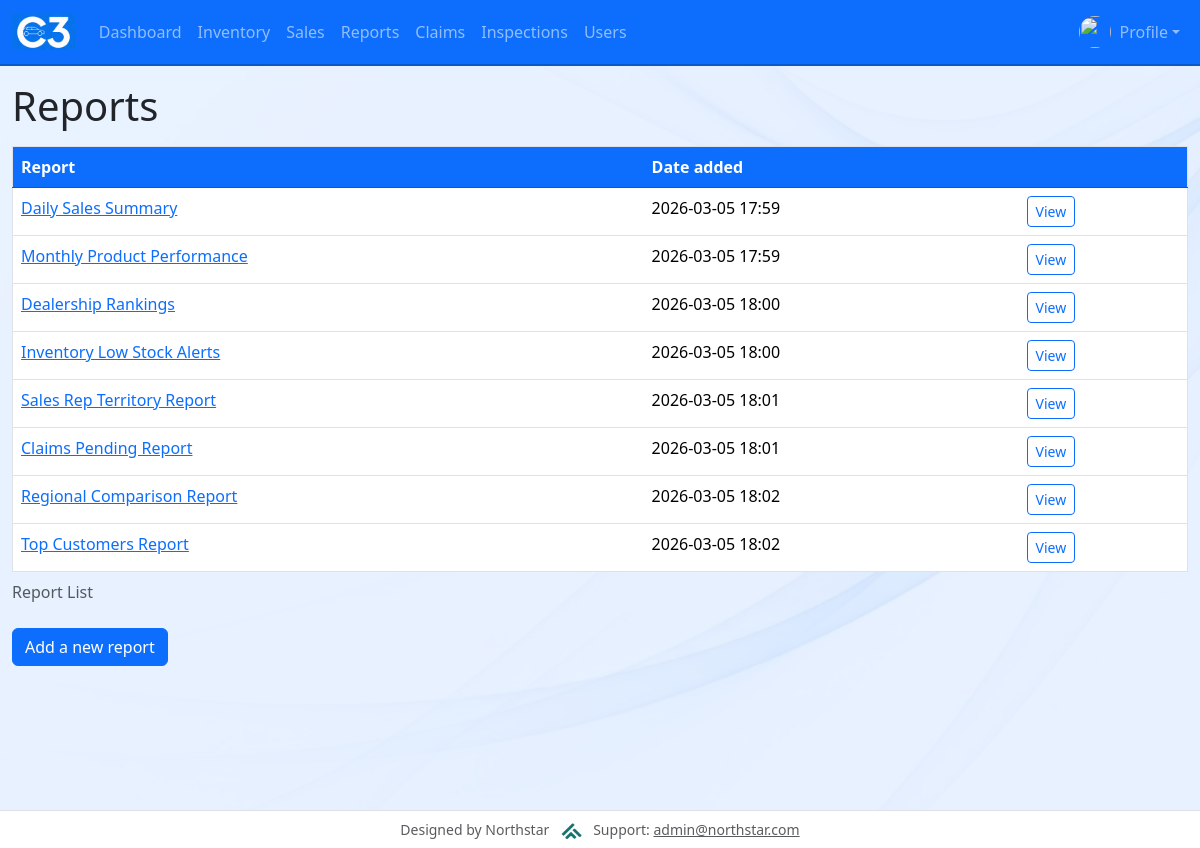
Screenshot of /home/reports/ (signed in) with the database file from the repository.
### Dashboard/models.py (models this page shows, shortened)
class Report(models.Model):
    text = models.CharField(max_length=200)
    date_added = models.DateTimeField(auto_now_add=True)

### Dashboard/views.py (the view)
# urls.py: path("reports/", views.Reports, name="Reports"),
def Reports(request):
    reportlist = Report.objects.order_by("date_added")
    context = {"Reports": reportlist}
    return render(request, "Dashboard/Reports.html", context)

### Dashboard/templates/Dashboard/Reports.html (shortened to what this page needs)
{% extends "Dashboard/base.html" %}
{% block content %}
<h1 class="mb-3">Reports</h1>
<table class="table">
	<caption>Report List</caption>
	<thead>
		<tr>
			<th scope="col">Report</th>
			<th scope="col">Date added</th>
			<th scope="col"></th>
		</tr>
	</thead>
	<tbody>
		{% for report in Reports %}
		<tr>
			<td scope="row"><a href="{% url 'Dashboard:report' report.id %}">{{ report.text }}</a></td>
			<td>{{ report.date_added|date:"Y-m-d H:i" }}</td>
			<td><a href="{% url 'Dashboard:report' report.id %}" class="btn btn-sm btn-outline-primary">View</a></td>
		</tr>
		{% empty %}
		<tr><td colspan="3" class="text-muted">No reports yet.</td></tr>
		{% endfor %}
	</tbody>
</table>
<p><a href="{% url 'Dashboard:new_report' %}" class="btn btn-primary">Add a new report</a></p>
{% endblock content %}

### static/css/theme.css (style rules this page uses)
:root { --theme-primary: #0d6efd; --theme-primary-dark: #0a58ca; --theme-light: #e7f1ff; --theme-white: #ffffff; }
body { background-color: var(--theme-white); background-image: url("/static/images/background.png"); background-size: cover; background-position: center; background-repeat: no-repeat; background-attachment: fixed; color: #212529; }
.table { background-color: var(--theme-white); border: 1px solid #dee2e6; }
.table thead th { background-color: var(--theme-primary); color: var(--theme-white); border-color: var(--theme-primary-dark); }
.table tbody tr:nth-of-type(even) { background-color: rgba(13, 110, 253, 0.05); }
.btn-primary { background-color: var(--theme-primary); border-color: var(--theme-primary); }
a { color: var(--theme-primary); }

### rows the page displays
Report: text "Daily Sales Summary", date_added "2026-03-05 17:59"
Report: text "Monthly Product Performance", date_added "2026-03-05 17:59"
Report: text "Dealership Rankings", date_added "2026-03-05 18:00"
Report: text "Inventory Low Stock Alerts", date_added "2026-03-05 18:00"
Report: text "Sales Rep Territory Report", date_added "2026-03-05 18:01"
Report: text "Claims Pending Report", date_added "2026-03-05 18:01"
Report: text "Regional Comparison Report", date_added "2026-03-05 18:02"
Report: text "Top Customers Report", date_added "2026-03-05 18:02"
